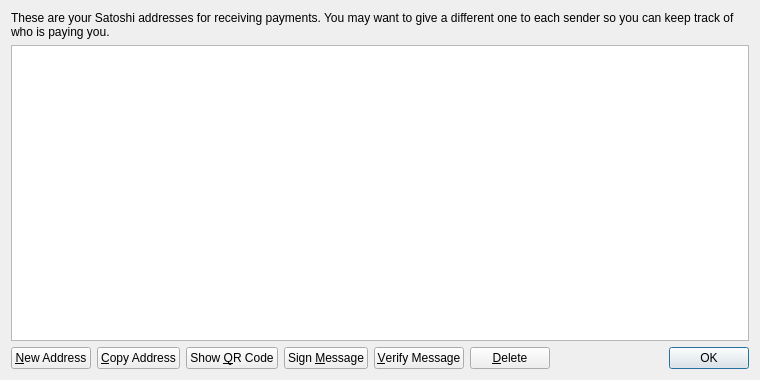
<?xml version="1.0" encoding="UTF-8"?>
<ui version="4.0">
 <class>AddressBookPage</class>
 <widget class="QWidget" name="AddressBookPage">
  <property name="geometry">
   <rect>
    <x>0</x>
    <y>0</y>
    <width>760</width>
    <height>380</height>
   </rect>
  </property>
  <property name="windowTitle">
   <string>Address Book</string>
  </property>
  <layout class="QVBoxLayout" name="verticalLayout">
   <item>
    <widget class="QLabel" name="labelExplanation">
     <property name="text">
      <string>These are your Satoshi addresses for receiving payments. You may want to give a different one to each sender so you can keep track of who is paying you.</string>
     </property>
     <property name="textFormat">
      <enum>Qt::PlainText</enum>
     </property>
     <property name="wordWrap">
      <bool>true</bool>
     </property>
    </widget>
   </item>
   <item>
    <widget class="QTableView" name="tableView">
     <property name="contextMenuPolicy">
      <enum>Qt::CustomContextMenu</enum>
     </property>
     <property name="toolTip">
      <string>Double-click to edit address or label</string>
     </property>
     <property name="tabKeyNavigation">
      <bool>false</bool>
     </property>
     <property name="selectionMode">
      <enum>QAbstractItemView::SingleSelection</enum>
     </property>
     <property name="selectionBehavior">
      <enum>QAbstractItemView::SelectRows</enum>
     </property>
     <property name="sortingEnabled">
      <bool>true</bool>
     </property>
     <attribute name="verticalHeaderVisible">
      <bool>false</bool>
     </attribute>
    </widget>
   </item>
   <item>
    <layout class="QHBoxLayout" name="horizontalLayout">
     <item>
      <widget class="QPushButton" name="newAddressButton">
       <property name="toolTip">
        <string>Create a new address</string>
       </property>
       <property name="text">
        <string>&amp;New Address</string>
       </property>
      </widget>
     </item>
     <item>
      <widget class="QPushButton" name="copyToClipboard">
       <property name="toolTip">
        <string>Copy the currently selected address to the system clipboard</string>
       </property>
       <property name="text">
        <string>&amp;Copy Address</string>
       </property>
      </widget>
     </item>
     <item>
      <widget class="QPushButton" name="showQRCode">
       <property name="text">
        <string>Show &amp;QR Code</string>
       </property>
      </widget>
     </item>
     <item>
      <widget class="QPushButton" name="signMessage">
       <property name="toolTip">
        <string>Sign a message to prove you own a Satoshi address</string>
       </property>
       <property name="text">
        <string>Sign &amp;Message</string>
       </property>
      </widget>
     </item>
     <item>
      <widget class="QPushButton" name="verifyMessage">
       <property name="toolTip">
        <string>Verify a message to ensure it was signed with a specified Satoshi address</string>
       </property>
       <property name="text">
        <string>&amp;Verify Message</string>
       </property>
      </widget>
     </item>
     <item>
      <widget class="QPushButton" name="deleteButton">
       <property name="toolTip">
        <string>Delete the currently selected address from the list</string>
       </property>
       <property name="text">
        <string>&amp;Delete</string>
       </property>
      </widget>
     </item>
     <item>
      <spacer name="horizontalSpacer">
       <property name="orientation">
        <enum>Qt::Horizontal</enum>
       </property>
       <property name="sizeHint" stdset="0">
        <size>
         <width>40</width>
         <height>20</height>
        </size>
       </property>
      </spacer>
     </item>
     <item>
      <widget class="QDialogButtonBox" name="buttonBox">
       <property name="sizePolicy">
        <sizepolicy hsizetype="Maximum" vsizetype="Fixed">
         <horstretch>0</horstretch>
         <verstretch>0</verstretch>
        </sizepolicy>
       </property>
       <property name="standardButtons">
        <set>QDialogButtonBox::Ok</set>
       </property>
      </widget>
     </item>
    </layout>
   </item>
  </layout>
 </widget>
 <resources>
  <include location="../bitcoin.qrc"/>
 </resources>
 <connections/>
</ui>
